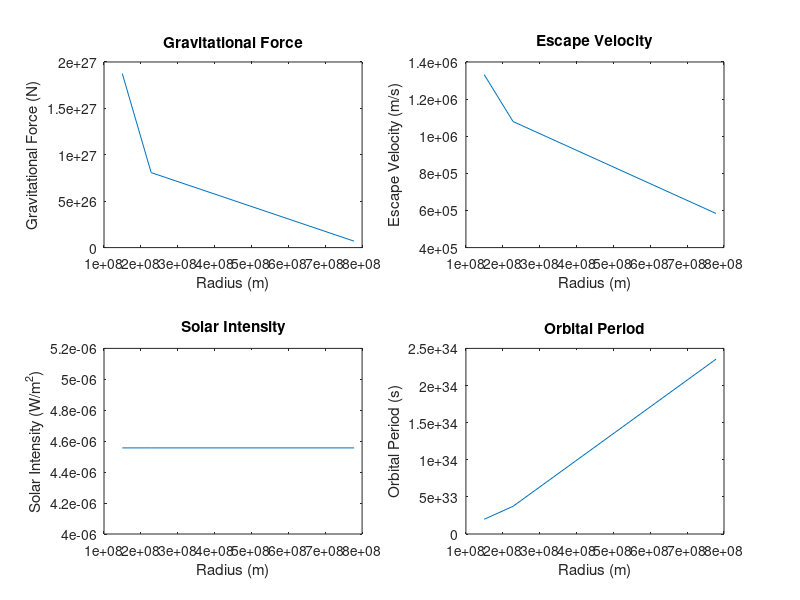

MATLAB code to generate this figure:
%Solar Solutions

%Define constants

G=6.674e-11;      %Gravitational Constant
M_sun=1.988e30;   %Solar Mass
c=3.00e8;         %Speed of Light

%Define Parameters

m=3.163e23;    %Mass of Earth
r=[1.496e8; 2.279e8; 7.783e8];   %Radii of Earth, Venus, and Jupiter

%Calculate gravitational force

F_grav = G*m*M_sun./(r.^2);

%Calculate escape velocity

V_esc = sqrt(2*G*M_sun./r);

%Calculate solar flux

F_sol = 4*pi*r.^2.*1367./c;

%Calculate solar intensity

I_sol = F_sol./(4*pi*r.^2);

%Calculate angular speed

O_ang = sqrt(G*M_sun./r.^3);

%Calculate orbital period

T_orb = 2*pi.*sqrt(r.^3./G*M_sun);

%Calculate total energy

E = G*M_sun./r + (V_esc.^2)./2;

%Calculate total momentum

P = m*V_esc;

%Plot results

figure
subplot(2,2,1)
plot(r,F_grav)
title('Gravitational Force')
xlabel('Radius (m)')
ylabel('Gravitational Force (N)')

subplot(2,2,2)
plot(r,V_esc)
title('Escape Velocity')
xlabel('Radius (m)')
ylabel('Escape Velocity (m/s)')

subplot(2,2,3)
plot(r,I_sol)
title('Solar Intensity')
xlabel('Radius (m)')
ylabel('Solar Intensity (W/m^2)')

subplot(2,2,4)
plot(r,T_orb)
title('Orbital Period')
xlabel('Radius (m)')
ylabel('Orbital Period (s)')